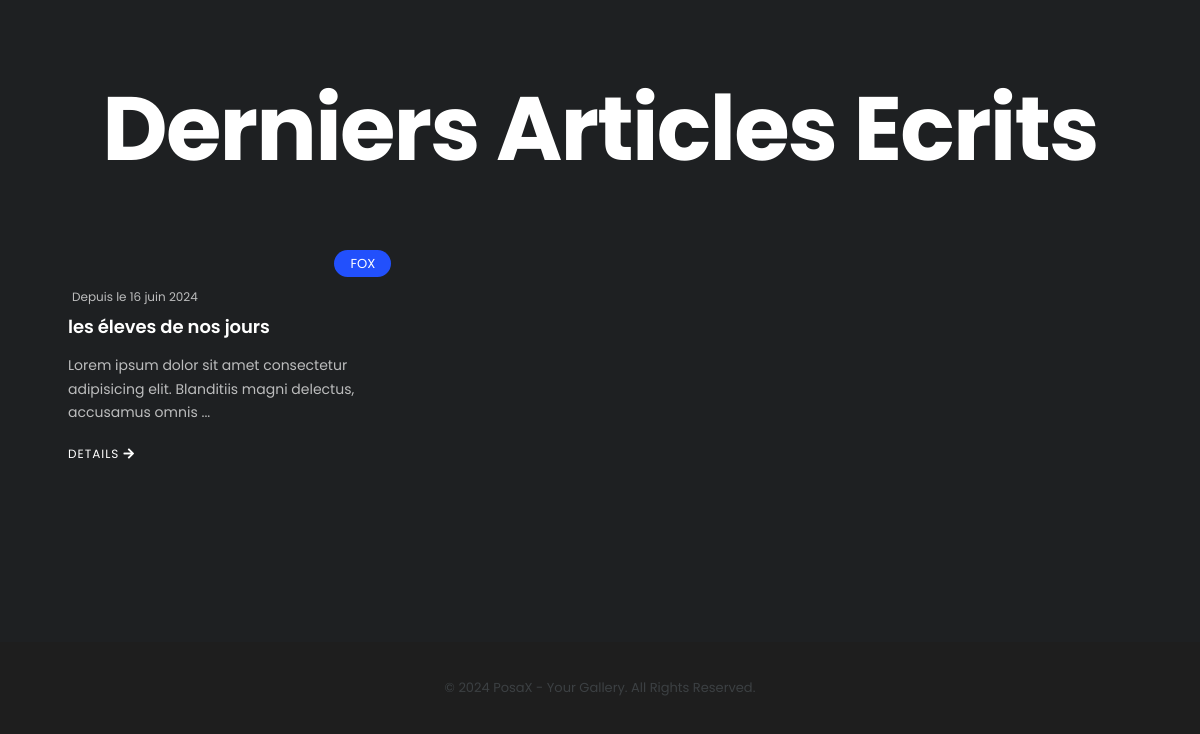
The app's page / (lower part), older data.
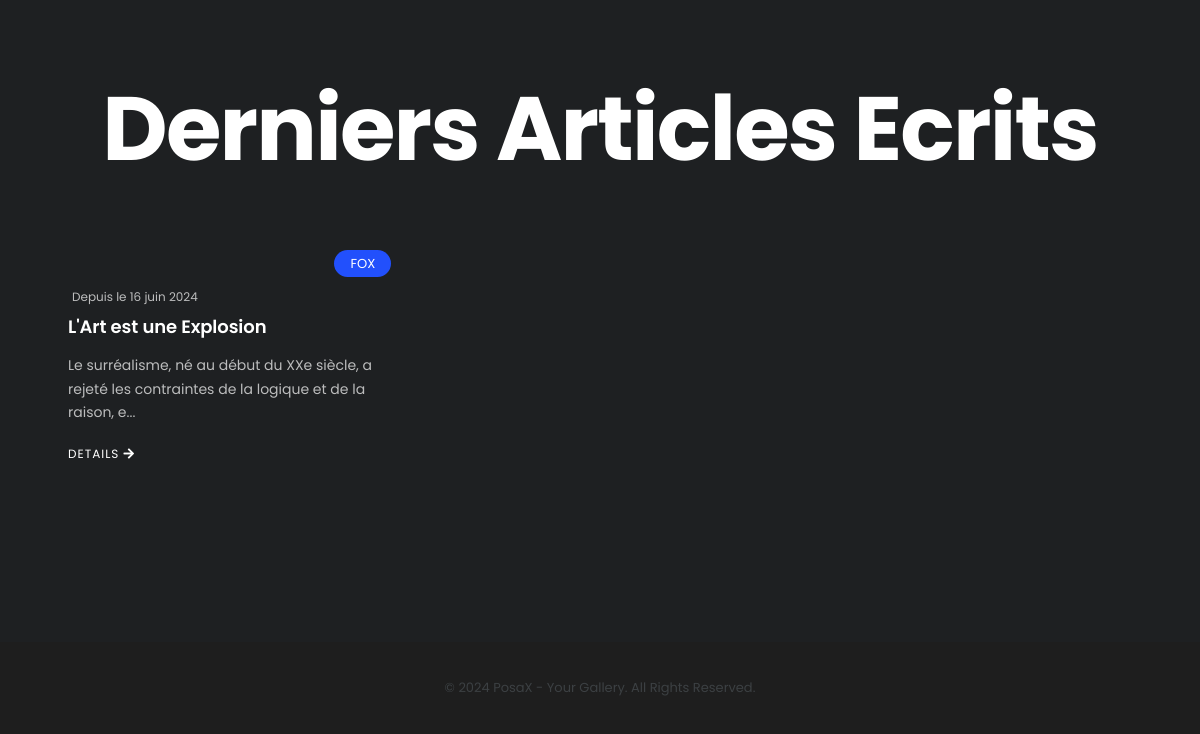
The same page, newer data.
### PosaxApp/models.py (models this page shows, shortened)
class Post(models.Model):
    date=models.DateField(auto_now=True,editable=False)
    Auteur=models.ForeignKey(Artiste,on_delete=models.CASCADE)
    titre=models.CharField(max_length=500)

class Article(Post):
    Photo=models.ImageField(upload_to='PhotosArticle')
    intro=models.TextField(blank=True , null=True)
    paragraphe1=models.TextField()
    paragraphe2=models.TextField(blank=True , null=True)

class Post(models.Model):
    date=models.DateField(auto_now=True,editable=False)
    Auteur=models.ForeignKey(Artiste,on_delete=models.CASCADE)
    titre=models.CharField(max_length=500)

### Comptes/models.py (models this page shows, shortened)
class Artiste(AbstractUser):
    username = models.CharField(max_length=13, unique=True) # il s'agit ici en realite de son email
    email = models.EmailField()
    password = models.CharField(max_length=500)
    nom=models.CharField(max_length=200,null=True,blank=True)
    bio=models.TextField(blank=True,null=True)
    whatsapp = models.CharField(max_length=13,null=True,blank=True)
    facebook = models.CharField(max_length=300,null=True,blank=True)
    instagram = models.CharField(max_length=300,null=True,blank=True)
    email_verified = models.BooleanField(default=False)
    photo=models.ImageField(upload_to='Photo de profils')
    date=models.DateField(auto_now=True,editable=False)

### PosaxApp/views.py (the view)
# urls.py: path('',index,name='index'),
def index(request):
    articles=Article.objects.all().order_by('-date')
    return render(request, 'PosaxApp/index.html',context={'articles': articles})

### PosaxApp/templates/PosaxApp/index.html (shortened to what this page needs)
{% extends 'base.html' %}
{% block content %}
{% load static %}
        <section class="p-b-100 background-dark text-light">
            <div class="container">
                <div class="text-center m-b-60">
                    <h2 class="text-lg">Derniers Articles Ecrits</h2>
                </div>
                <div id="blog" class="grid-layout post-items-transparent post-3-columns m-b-30" data-item="post-item">
                 {% for article in articles %}
                       <div class="post-item border">
                           <div class="post-item-wrap">
                               <div class="post-image">
                                   <a href="{% url 'DetailArtiste' article.Auteur.id %}"><span class="post-meta-category">{{article.Auteur.nom}}</span></a>
                               </div>
                               <div class="post-item-description">
                                   <span class="post-meta-date">Depuis le {{article.date}}</span>
                                   <h2>{{article.titre}}</h2>
                                   <p>{{article.paragraphe1 | slice:100}}...</p>
                                   <a href="{% url 'detail_article' article.id %}" class="item-link">Details <i class="fa fa-arrow-right"></i></a>
                               </div>
                           </div>
                       </div>
                 {% endfor %}
                </div>
            </div>
        </section>
        {% endblock %}

Row changes from the older to the newer data that the page shows:
changed Article "FOX": titre "les éleves de nos jours" → "L'Art est une Explosion"; paragraphe1 "Lorem ipsum dolor sit amet consectetur adipisicing elit. Blanditiis magni delectus, accusamus omnis" → "Le surréalisme, né au début du XXe siècle, a rejeté les contraintes de la logique et de la raison, e"
